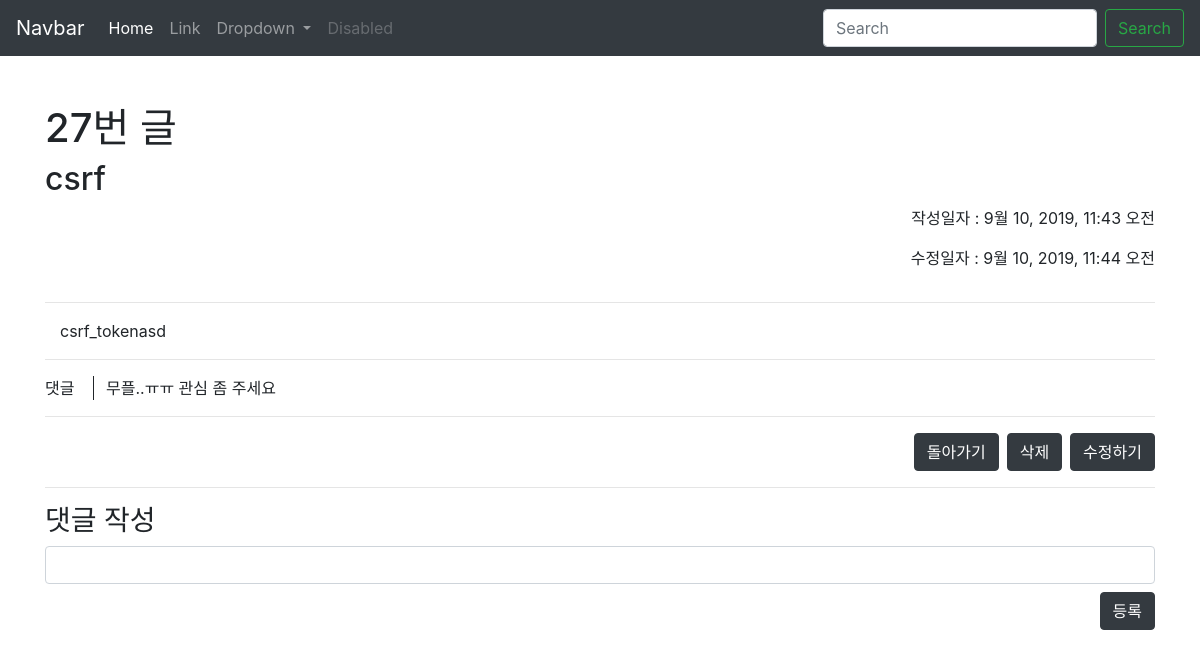
The app's page /articles/27/, older data.
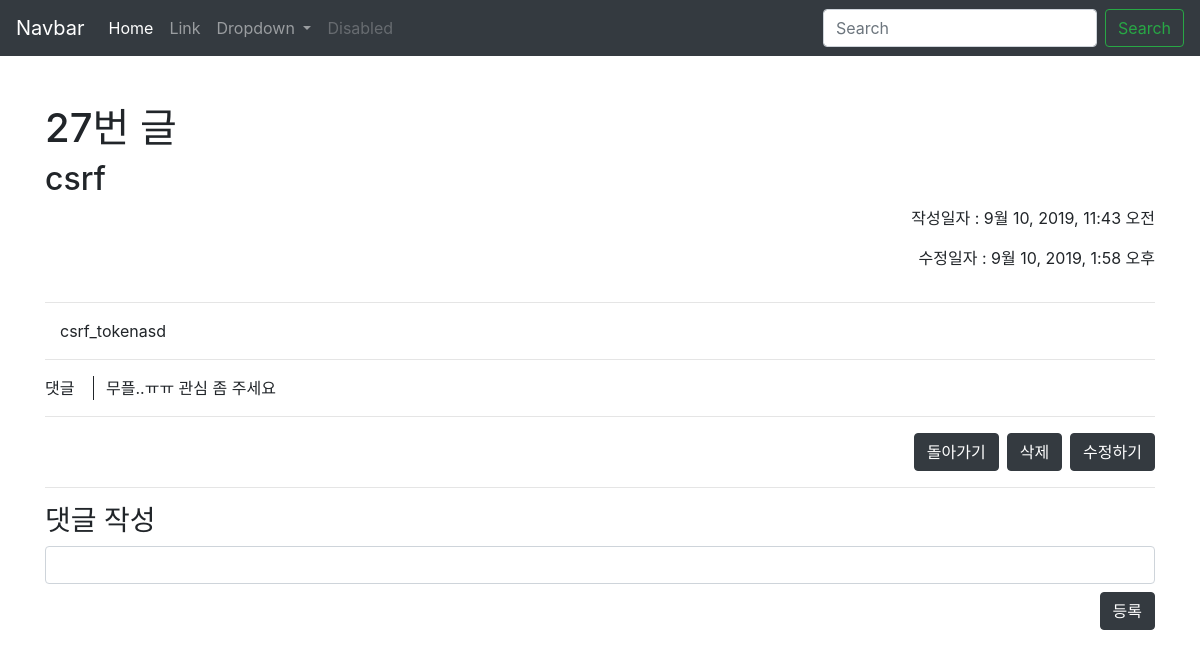
The same page, newer data.
### articles/models.py (models this page shows, shortened)
class Article(models.Model):    # models.Model 을 상속 받는 형식으로 쓴다. ~.~.get()으로 앞으로 데이터 사용하는게 여기 들어있거든
    title = models.CharField(max_length=10)  # 기사의 제목을 변수값으로 가지는데 그것은 캐릭터 필드이다. (일종의 스키마를 정의하는거야)
    content = models.TextField()
    created_at = models.DateTimeField(auto_now_add=True)
    updated_at = models.DateTimeField(auto_now=True)      # 이런식으로 다양한 필드 생성 가능. 다 쓰고나서

### articles/views.py (the view)
# urls.py: path('<int:article_pk>/', views.detail, name='detail'),
def detail(request, article_pk):
    article = Article.objects.get(pk=article_pk)
    comments = article.comment_set.all()
    context = {
        'article': article,
        'comments': comments
    }
    return render(request, 'articles/detail.html', context)

### articles/templates/articles/detail.html (shortened to what this page needs)
{% extends 'articles/base.html' %}
{% block body %}
  <h1>{{ article.id }}번 글</h1>
  <h2>{{ article.title }}</h2>
  <div class="d-flex flex-column align-items-end">
  <p>작성일자 : {{ article.created_at }}</p>
  <p>수정일자 : {{ article.updated_at }}</p>
  </div>
  <hr>
  <div class="container">
    <p>{{ article.content }}</p>
  </div>
  <hr>
  <div>
    <div style="float:left;">
      <p>댓글</p>
    </div>
    <div style="margin-left: 48px;padding-left: 12px; border-left: solid 0.5px">
      {%for comment in comments%}
        <p>{{comment.content}}</p>
      {% empty %}
        <p>무플..ㅠㅠ 관심 좀 주세요</p>
      {%endfor%}
    </div>
  </div>
  <hr>
  <div class="d-flex justify-content-end mt-3">
    <a class="btn btn-dark ml-2" href="{% url 'articles:index' %}" role="button">돌아가기</a>
    <form action="{% url 'articles:delete' article.pk %}" method="POST" onclick="return confirm('진짜 지울껴?')">
      <input class="btn btn-dark ml-2" type="submit" value="삭제">
    </form>
    <a class="btn btn-dark ml-2" href="{% url 'articles:update' article.pk %}" role="button">수정하기</a>
  </div>
  <hr>
  <h3>댓글 작성</h3>
  <form action="/articles/{{article.pk}}/comment_create/" method="POST">
    <input class="form-control" type="text" name="comment" >
    <input class="d-block btn btn-dark ml-auto mt-2 " type="submit" value="등록">
  </form>
{% endblock %}

Row changes from the older to the newer data that the page shows:
changed Article "csrf": updated_at "9월 10, 2019, 11:44 오전" → "9월 10, 2019, 1:58 오후"
